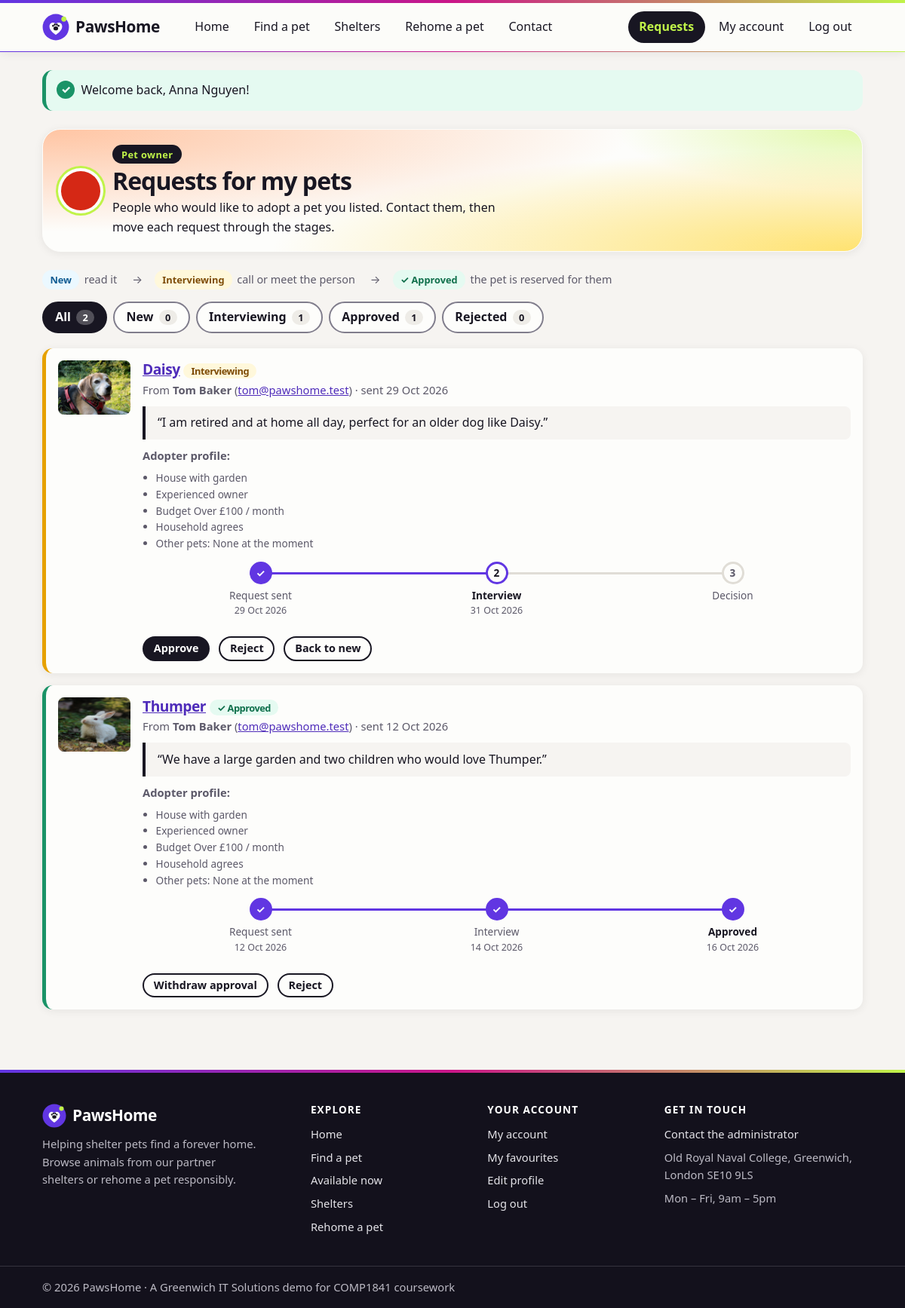
The page /requests.php (signed in) on the database its author committed.
### tables this page shows
CREATE TABLE user (
    id INT NOT NULL AUTO_INCREMENT,
    name VARCHAR(100) NOT NULL,
    email VARCHAR(255) NOT NULL,
    password VARCHAR(255) NOT NULL,
    role ENUM('member', 'admin') NOT NULL DEFAULT 'member',
    shelterid INT NULL,               
    datejoined DATE NOT NULL,
    PRIMARY KEY (id),
    UNIQUE KEY (email)
);

CREATE TABLE pet (
    id INT NOT NULL AUTO_INCREMENT,
    name VARCHAR(50) NOT NULL,
    age INT NOT NULL,
    gender ENUM('Male', 'Female') NOT NULL,
    description TEXT NOT NULL,
    image VARCHAR(255) NULL,
    imagecredit VARCHAR(255) NULL,    
    imagesource VARCHAR(500) NULL,    
    breed VARCHAR(80) NULL,
    size ENUM('Small', 'Medium', 'Large') NOT NULL DEFAULT 'Medium',
    energy ENUM('Low', 'Medium', 'High') NOT NULL DEFAULT 'Medium',
    vaccinated TINYINT(1) NOT NULL DEFAULT 0,        
    neutered TINYINT(1) NOT NULL DEFAULT 0,
    healthnotes VARCHAR(500) NULL,                   
    goodwithkids TINYINT(1) NOT NULL DEFAULT 0,
    goodwithdogs TINYINT(1) NOT NULL DEFAULT 0,
    goodwithcats TINYINT(1) NOT NULL DEFAULT 0,
    apartmentok TINYINT(1) NOT NULL DEFAULT 0,       
    status ENUM('Available', 'Reserved', 'Adopted') NOT NULL DEFAULT 'Available',
     
    approval ENUM('Pending', 'Approved', 'Rejected') NOT NULL DEFAULT 'Pending',
    reviewnote VARCHAR(255) NULL,     
    dateadded DATE NOT NULL,
    speciesid INT NOT NULL,
    shelterid INT NULL,               
    city VARCHAR(100) NULL,           
    userid INT NULL,
    PRIMARY KEY (id),
    FOREIGN KEY (speciesid) REFERENCES species (id) ON DELETE RESTRICT,
    FOREIGN KEY (shelterid) REFERENCES shelter (id) ON DELETE RESTRICT,
    FOREIGN KEY (userid) REFERENCES user (id) ON DELETE SET NULL
);

CREATE TABLE adoptionrequest (
    id INT NOT NULL AUTO_INCREMENT,
    message TEXT NOT NULL,
    requestdate DATE NOT NULL,
    status ENUM('New', 'Interviewing', 'Approved', 'Rejected') NOT NULL DEFAULT 'New',
    interviewdate DATE NULL,          
    decisiondate DATE NULL,           
    petid INT NOT NULL,
    userid INT NOT NULL,
    PRIMARY KEY (id),
    UNIQUE KEY onerequestperpet (petid, userid),    
    FOREIGN KEY (petid) REFERENCES pet (id) ON DELETE CASCADE,
    FOREIGN KEY (userid) REFERENCES user (id) ON DELETE CASCADE
);

CREATE TABLE adopterprofile (
    userid INT NOT NULL,
    hometype ENUM('House with garden', 'House without garden', 'Flat / apartment') NOT NULL,
    householdagrees TINYINT(1) NOT NULL DEFAULT 0,   
    experience ENUM('First-time owner', 'Some experience', 'Experienced owner') NOT NULL,
    otherpets VARCHAR(255) NULL,
    budget ENUM('Under £50', '£50-£100', 'Over £100') NOT NULL,   
    updated DATETIME NOT NULL,
    PRIMARY KEY (userid),
    FOREIGN KEY (userid) REFERENCES user (id) ON DELETE CASCADE
);

### requests.php (called while the page is built, shortened)
<?php
include 'includes/Functions.php';
requireLogin();
try {
	include 'includes/DatabaseConnection.php';
	include 'includes/DatabaseFunctions.php';
	$output = loadTemplate('requests.html.php', ['requests' => requestsToHandle($pdo, currentUserId(), currentShelterId())]);
} catch (PDOException $e) {
	$title = 'An error has occurred';
	$output = loadTemplate('error.html.php', ['message' => 'Database error: ' . $e->getMessage()]);
}
include 'templates/layout.html.php';

### includes/DatabaseFunctions.php (called while the page is built, shortened)
<?php
function query($pdo, $sql, $parameters = []) {
	$query = $pdo->prepare($sql);
	$query->execute($parameters);
	return $query;
}
function requestSelect() {
	return 'SELECT adoptionrequest.*, pet.name AS petname, pet.image AS petimage,
			pet.status AS petstatus, pet.shelterid AS petshelterid, pet.userid AS petuserid,
			shelter.name AS petsheltername, owner.name AS ownername,
			(SELECT COUNT(*) FROM user AS staff WHERE staff.shelterid = pet.shelterid) AS shelterstaff,
			user.name AS username, user.email AS useremail,
			adopterprofile.hometype, adopterprofile.householdagrees, adopterprofile.experience,
			adopterprofile.otherpets, adopterprofile.budget
		FROM adoptionrequest
		INNER JOIN pet ON adoptionrequest.petid = pet.id
		INNER JOIN user ON adoptionrequest.userid = user.id
		LEFT JOIN shelter ON shelter.id = pet.shelterid
		LEFT JOIN user AS owner ON owner.id = pet.userid
		LEFT JOIN adopterprofile ON adopterprofile.userid = user.id';
}
function handlerWhere($userId, $shelterId) {
	$sql = ' WHERE ((pet.shelterid IS NULL AND pet.userid = :userid)';
	$parameters = [':userid' => $userId];
	return ['sql' => $sql . ')', 'parameters' => $parameters];
}
function requestsToHandle($pdo, $userId, $shelterId = null) {
	$where = handlerWhere($userId, $shelterId);
	return query($pdo, requestSelect() . $where['sql'] . ' ORDER BY adoptionrequest.requestdate DESC, adoptionrequest.id DESC', $where['parameters'])->fetchAll();
}

### templates/requestcard.html.php (the view, shortened to what this page needs)
<h2 data-stage="<?=html($request['status'])?>"><a href="pet.php?id=<?=html($request['petid'])?>"><?=html($request['petname'])?></a>
	<span class="badge badge-<?=strtolower(html($request['status']))?>"><?=html($request['status'])?></span></h2>
<p class="meta">
	From <strong><?=html($request['username'])?></strong>
	(<a href="mailto:<?=html($request['useremail'])?>"><?=html($request['useremail'])?></a>)
	&middot; sent <?=formatDate($request['requestdate'])?>
</p>
<blockquote class="request-message">&ldquo;<?=nl2br(html($request['message']))?>&rdquo;</blockquote>
<?php if ($request['hometype']): ?>
	<p class="meta"><strong>Adopter profile:</strong></p>
	<ul class="profile-summary">
		<li><?=html($request['hometype'])?></li>
		<li><?=html($request['experience'])?></li>
		<li>Budget <?=html($request['budget'])?> / month</li>
		<li><?=$request['householdagrees'] ? 'Household agrees' : 'Household has not agreed yet'?></li>
		<?php if ($request['otherpets']): ?><li>Other pets: <?=html($request['otherpets'])?></li><?php endif; ?>
	</ul>
<?php else: ?>
	<p class="meta">This person has not filled in an adopter profile.</p>
<?php endif; ?>
<?php include __DIR__ . '/requesttracker.html.php'; ?>
<form action="requests.php" method="post" class="form review-form js-ajax-form">
	<div class="form-actions">
		<?php foreach (requestActions($request['status']) as $stage => $buttonLabel): ?>
			<button class="btn btn-small<?=$stage == 'Approved' ? '' : ' btn-outline'?>" type="submit" name="action" value="<?=$stage?>"><?=html($buttonLabel)?></button>
		<?php endforeach; ?>
	</div>
</form>

### templates/requests.html.php (shortened to what this page needs)
<?php
$role = isShelterStaff() ? 'staff' : 'owner';
$stageCounts = array_count_values(array_column($requests, 'status'));
?>
<header class="role-hero role-<?=$role?> role-hero-small">
	<div class="role-hero-main">
		<span class="avatar" aria-hidden="true"><?=icon('send')?></span>
		<div>
			<p class="role-chip"><?=$role == 'staff' ? 'Shelter staff &middot; ' . html(currentUser()['sheltername']) : 'Pet owner'?></p>
			<h1>Requests for my pets</h1>
			<p class="role-hero-text">
				<?php if ($role == 'staff'): ?>
					Adoption requests for the pets of your shelter and for any pet you listed yourself.
				<?php else: ?>
					People who would like to adopt a pet you listed. Contact them, then move each request through the stages.
				<?php endif; ?>
			</p>
		</div>
	</div>
</header>
<?php if (empty($requests)): ?>
	<p class="empty">Nobody has asked to adopt your pets yet.</p>
<?php else: ?>
	<ol class="stage-help" aria-label="How a request moves">
		<li><span class="badge badge-new">New</span> read it</li>
		<li><span class="badge badge-interviewing">Interviewing</span> call or meet the person</li>
		<li><span class="badge badge-approved">Approved</span> the pet is reserved for them</li>
	</ol>
	<div class="stage-filter" hidden role="group" aria-label="Show requests by stage">
		<button type="button" class="chip" data-stage-filter="" aria-pressed="true">All <span class="chip-count"><?=count($requests)?></span></button>
		<?php foreach (requestStages() as $stage): ?>
			<button type="button" class="chip chip-<?=strtolower($stage)?>" data-stage-filter="<?=$stage?>" aria-pressed="false"><?=$stage?> <span class="chip-count"><?=$stageCounts[$stage] ?? 0?></span></button>
		<?php endforeach; ?>
	</div>
	<div class="review-list">
		<?php foreach ($requests as $request): ?>
			<article class="request-card review-card stage-<?=strtolower(html($request['status']))?>" data-request="<?=html($request['id'])?>">
				<img class="thumb" src="<?=html(imagePath($request['petimage']))?>" alt="" width="96" height="72">
				<div class="request-body">
					<div class="js-request-main">
						<?php include __DIR__ . '/requestcard.html.php'; ?>
					</div>
				</div>
			</article>
		<?php endforeach; ?>
	</div>
<?php endif; ?>

### templates/requesttracker.html.php (shortened to what this page needs)
<?php
$status = $request['status'];
$day = function ($date) {
	return $date ? formatDate($date) : '';
};
$steps = [['Request sent', 'done', $day($request['requestdate'])]];
if ($status == 'Rejected') {
	if ($request['interviewdate']) {
		$steps[] = ['Interview', 'done', $day($request['interviewdate'])];
	}
	$steps[] = ['Not successful', 'rejected', $day($request['decisiondate'])];
} else {
	if ($status == 'New') {
		$steps[] = ['Interview', '', ''];
	} elseif ($status == 'Interviewing') {
		$steps[] = ['Interview', 'current', $day($request['interviewdate'])];
	} elseif ($request['interviewdate']) {
		$steps[] = ['Interview', 'done', $day($request['interviewdate'])];
	} else {
		$steps[] = ['Interview', 'skipped', 'skipped'];
	}
	if ($status == 'Approved') {
		$steps[] = [$request['petstatus'] == 'Adopted' ? 'Adopted - welcome home!' : 'Approved', 'done', $day($request['decisiondate'])];
	} else {
		$steps[] = ['Decision', '', ''];
	}
}
$active = 0;
foreach ($steps as $i => $step) {
	if ($step[1] != '' && $step[1] != 'skipped') {
		$active = $i;
	}
}
?>
<ol class="tracker<?=$status == 'Rejected' ? ' tracker-rejected' : ''?>" aria-label="Progress of the request for <?=html($request['petname'])?>">
	<?php foreach ($steps as $i => $step): ?>
		<li class="<?=$step[1]?>" <?=$i == $active ? 'aria-current="step"' : ''?>>
			<span class="tracker-dot" aria-hidden="true"><?=$step[1] == 'done' ? '&#10003;' : ($step[1] == 'rejected' ? '&#10007;' : ($step[1] == 'skipped' ? '&ndash;' : $i + 1))?></span>
			<span class="tracker-label"><?=html($step[0])?></span>
			<?php if ($step[2] != ''): ?><span class="tracker-date"><?=html($step[2])?></span><?php endif; ?>
		</li>
	<?php endforeach; ?>
</ol>

### rows shown on the page
user: pet.image (picture), pet.name "Daisy", adoptionrequest.status "Interviewing", user.name "Tom Baker", user.email "tom@pawshome.test", adoptionrequest.requestdate "29 Oct 2026", adoptionrequest.message "I am retired and at home all day, perfect for an older dog like Daisy.", adopterprofile.hometype "House with garden", adopterprofile.experience "Experienced owner", adopterprofile.budget "Over £100", adopterprofile.otherpets "None at the moment", step "Request sent", step "29 Oct 2026", step "Interview", step "31 Oct 2026", step "Decision", adoptionrequest.status "Approve", adoptionrequest.status "Reject", adoptionrequest.status "Back to new", pet.name "Thumper", adoptionrequest.status "Approved", adoptionrequest.requestdate "12 Oct 2026", adoptionrequest.message "We have a large garden and two children who would love Thumper.", step "12 Oct 2026", step "14 Oct 2026", step "Approved", step "16 Oct 2026", adoptionrequest.status "Withdraw approval"

### other values the page prints
html($flash['message']) "Welcome back, Anna Nguyen!"
count($requests) "2"
$stage "New"
$stageCounts[$stage] "0"
$stage "Interviewing"
$stageCounts[$stage] "1"
$stage "Approved"
$stage "Rejected"
